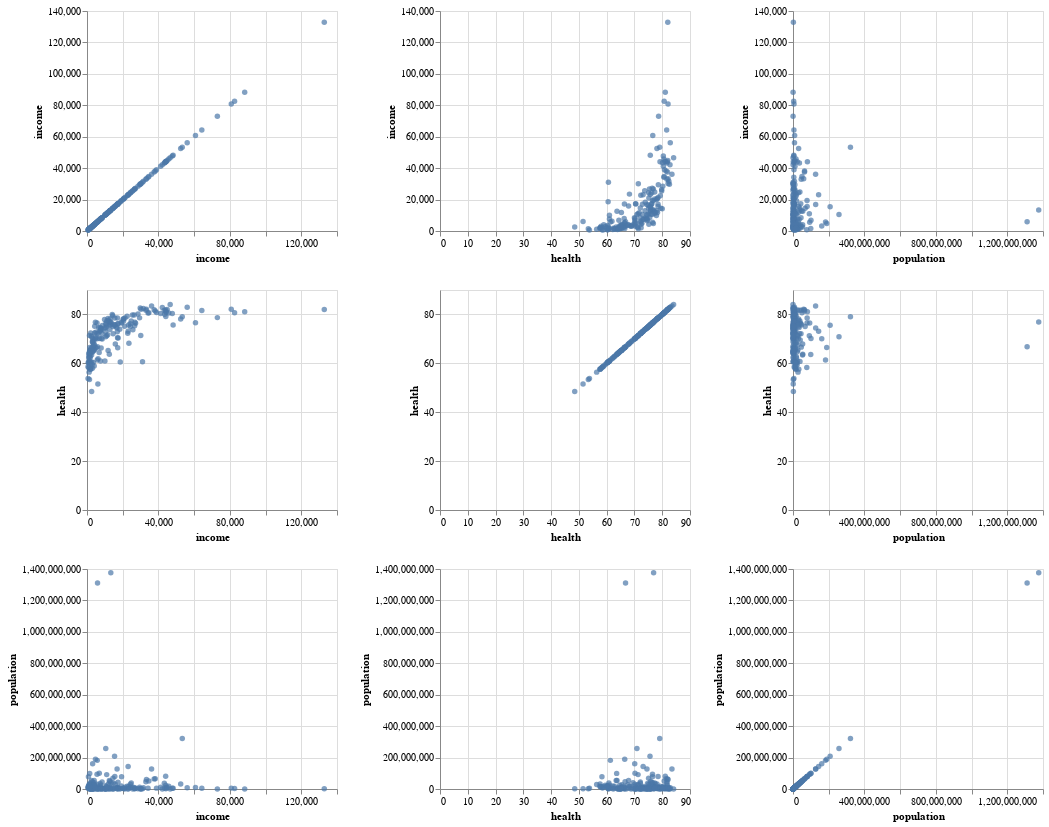

Here is the notebook cell this chart was saved with:
### Code cell
alt.Chart(gapminder).mark_circle().encode(
    alt.X(alt.repeat('column'),type='quantitative'),
    alt.Y(alt.repeat('row'),type='quantitative')
).properties(
    width=250,
    height=220
    
).repeat(
    row=['income','health','population'],
    column=['income','health','population']
)

### Figure 1 — Vega-Lite specification as saved in the notebook (floating-point values rounded to 4 significant figures; data arrays with more than 128 entries replaced by an {"elided": "..."} marker saying what was removed)
{"$schema": "https://vega.github.io/schema/vega-lite/v3.4.0.json", "config": {"background": "white", "mark": {"tooltip": null}, "view": {"height": 300, "width": 400}}, "datasets": {"data-7e3b7ef5d72a8470b0044710e8a24cca": {"elided": "187 records"}}, "repeat": {"column": ["income", "health", "population"], "row": ["income", "health", "population"]}, "spec": {"data": {"name": "data-7e3b7ef5d72a8470b0044710e8a24cca"}, "encoding": {"x": {"field": {"repeat": "column"}, "type": "quantitative"}, "y": {"field": {"repeat": "row"}, "type": "quantitative"}}, "height": 220, "mark": "circle", "width": 250}}
